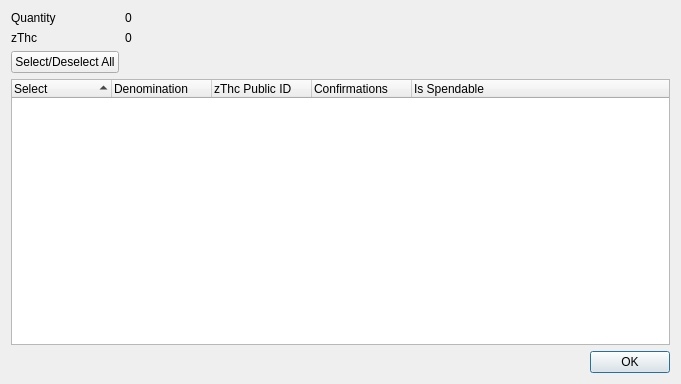
<?xml version="1.0" encoding="UTF-8"?>
<ui version="4.0">
 <class>ZThcControlDialog</class>
 <widget class="QDialog" name="ZThcControlDialog">
  <property name="geometry">
   <rect>
    <x>0</x>
    <y>0</y>
    <width>681</width>
    <height>384</height>
   </rect>
  </property>
  <property name="minimumSize">
   <size>
    <width>681</width>
    <height>384</height>
   </size>
  </property>
  <property name="windowTitle">
   <string>Select zThc to Spend</string>
  </property>
  <layout class="QGridLayout" name="gridLayout">
   <item row="0" column="0">
    <layout class="QFormLayout" name="formLayout">
     <property name="sizeConstraint">
      <enum>QLayout::SetDefaultConstraint</enum>
     </property>
     <item row="0" column="0">
      <widget class="QLabel" name="labelQuantity">
       <property name="text">
        <string>Quantity</string>
       </property>
      </widget>
     </item>
     <item row="0" column="1">
      <widget class="QLabel" name="labelQuantity_int">
       <property name="text">
        <string>0</string>
       </property>
      </widget>
     </item>
     <item row="1" column="0">
      <widget class="QLabel" name="labelZThc">
       <property name="text">
        <string>zThc</string>
       </property>
      </widget>
     </item>
     <item row="1" column="1">
      <widget class="QLabel" name="labelZThc_int">
       <property name="text">
        <string>0</string>
       </property>
      </widget>
     </item>
     <item row="2" column="0">
      <widget class="QPushButton" name="pushButtonAll">
       <property name="text">
        <string>Select/Deselect All</string>
       </property>
      </widget>
     </item>
    </layout>
   </item>
   <item row="1" column="0">
    <layout class="QVBoxLayout" name="verticalLayout">
     <item>
      <widget class="QTreeWidget" name="treeWidget">
       <property name="minimumSize">
        <size>
         <width>0</width>
         <height>250</height>
        </size>
       </property>
       <property name="alternatingRowColors">
        <bool>true</bool>
       </property>
       <property name="sortingEnabled">
        <bool>true</bool>
       </property>
       <property name="columnCount">
        <number>5</number>
       </property>
       <attribute name="headerDefaultSectionSize">
        <number>100</number>
       </attribute>
       <column>
        <property name="text">
         <string notr="true">Select</string>
        </property>
       </column>
       <column>
        <property name="text">
         <string notr="true">Denomination</string>
        </property>
       </column>
       <column>
        <property name="text">
         <string notr="true">zThc Public ID</string>
        </property>
       </column>
       <column>
        <property name="text">
         <string notr="true">Confirmations</string>
        </property>
       </column>
       <column>
        <property name="text">
         <string>Is Spendable</string>
        </property>
       </column>
      </widget>
     </item>
     <item>
      <widget class="QDialogButtonBox" name="buttonBox">
       <property name="orientation">
        <enum>Qt::Horizontal</enum>
       </property>
       <property name="standardButtons">
        <set>QDialogButtonBox::Ok</set>
       </property>
      </widget>
     </item>
    </layout>
   </item>
  </layout>
 </widget>
 <resources/>
 <connections>
  <connection>
   <sender>buttonBox</sender>
   <signal>accepted()</signal>
   <receiver>ZThcControlDialog</receiver>
   <slot>accept()</slot>
   <hints>
    <hint type="sourcelabel">
     <x>248</x>
     <y>254</y>
    </hint>
    <hint type="destinationlabel">
     <x>157</x>
     <y>274</y>
    </hint>
   </hints>
  </connection>
  <connection>
   <sender>buttonBox</sender>
   <signal>rejected()</signal>
   <receiver>ZThcControlDialog</receiver>
   <slot>reject()</slot>
   <hints>
    <hint type="sourcelabel">
     <x>316</x>
     <y>260</y>
    </hint>
    <hint type="destinationlabel">
     <x>286</x>
     <y>274</y>
    </hint>
   </hints>
  </connection>
 </connections>
</ui>
